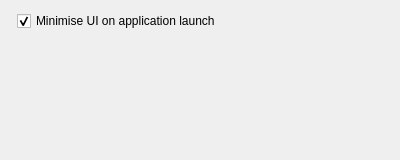
<?xml version="1.0" encoding="UTF-8"?>
<ui version="4.0">
 <class>settings_frame</class>
 <widget class="QFrame" name="settings_frame">
  <property name="geometry">
   <rect>
    <x>0</x>
    <y>0</y>
    <width>400</width>
    <height>160</height>
   </rect>
  </property>
  <property name="windowTitle">
   <string>Frame</string>
  </property>
  <property name="frameShape">
   <enum>QFrame::NoFrame</enum>
  </property>
  <layout class="QFormLayout" name="formLayout">
   <property name="fieldGrowthPolicy">
    <enum>QFormLayout::ExpandingFieldsGrow</enum>
   </property>
   <item row="1" column="1">
    <widget class="QCheckBox" name="minimiseOnLaunch_checkBox">
     <property name="text">
      <string>Minimise UI on application launch</string>
     </property>
     <property name="checked">
      <bool>true</bool>
     </property>
     <property name="xmlTag" stdset="0">
      <string>minimiseOnLaunch</string>
     </property>
    </widget>
   </item>
  </layout>
 </widget>
 <resources/>
 <connections/>
</ui>
